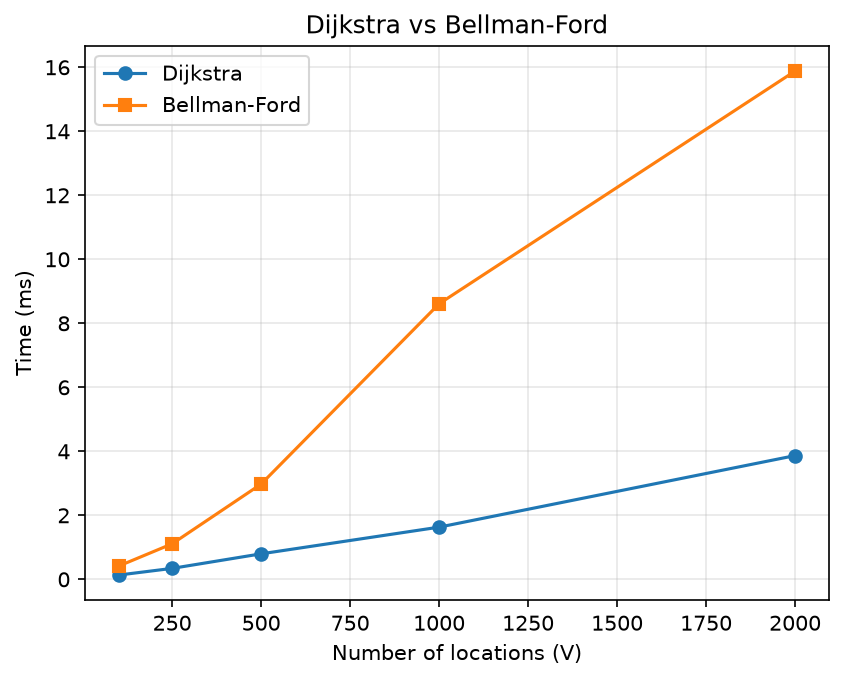

Python code for this plot:
"""Compare Dijkstra vs Bellman-Ford across graph sizes."""
import csv
import time
from algorithms import dijkstra, bellman_ford
from graph import random_city

SIZES = [100, 250, 500, 1000, 2000]


def timeit(fn, g, src, repeats=3):
    best = float("inf")
    for _ in range(repeats):
        t = time.perf_counter()
        fn(g, src)
        best = min(best, time.perf_counter() - t)
    return best * 1000  # ms


def run():
    rows = []
    print(f"{'V':>6} {'E':>7} {'Dijkstra(ms)':>14} {'BellmanFord(ms)':>16} {'Ratio':>7}")
    for n in SIZES:
        g = random_city(n, seed=42)
        src = 0
        d, b = timeit(dijkstra, g, src), timeit(bellman_ford, g, src)
        rows.append((n, g.edge_count(), round(d, 3), round(b, 3)))
        print(f"{n:>6} {g.edge_count():>7} {d:>14.3f} {b:>16.3f} {b / d:>7.1f}x")
    with open("benchmark_results.csv", "w", newline="") as f:
        w = csv.writer(f)
        w.writerow(["vertices", "edges", "dijkstra_ms", "bellman_ford_ms"])
        w.writerows(rows)
    try:
        import matplotlib
        matplotlib.use("Agg")
        import matplotlib.pyplot as plt
        plt.plot([r[0] for r in rows], [r[2] for r in rows], "o-", label="Dijkstra")
        plt.plot([r[0] for r in rows], [r[3] for r in rows], "s-", label="Bellman-Ford")
        plt.xlabel("Number of locations (V)"); plt.ylabel("Time (ms)")
        plt.title("Dijkstra vs Bellman-Ford"); plt.legend(); plt.grid(alpha=.3)
        plt.savefig("benchmark.png", dpi=150, bbox_inches="tight")
        print("Saved benchmark.csv and benchmark.png")
    except ImportError:
        print("matplotlib not installed - CSV saved only")


if __name__ == "__main__":
    run()
